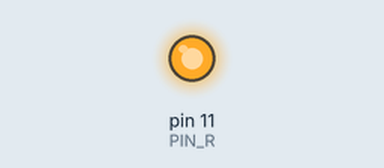
Bench run of a program on a simulated Raspberry Pi (header pin numbers). Shown: output pins drawn as LEDs (lit = HIGH).

Above: at 0.1 s.
Timing chart, 0 to 1.6 s (numbered marks = the images above):
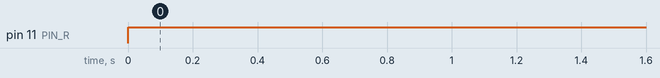

The program:

01_dule_color_led.py
```python
#!/usr/bin/env python
import RPi.GPIO as GPIO
import time

PIN_R = 11

GPIO.setmode(GPIO.BOARD)       # Numbers GPIOs by physical location
GPIO.setup(PIN_R, GPIO.OUT)   # Set the R pin to mode is output


while True:
    GPIO.output(PIN_R, GPIO.HIGH)  # Set the R pin to High(5V) to turn on led
```

Measured:
- by itself, pin 11 (PIN_R): LOW → HIGH at 0.00 s
